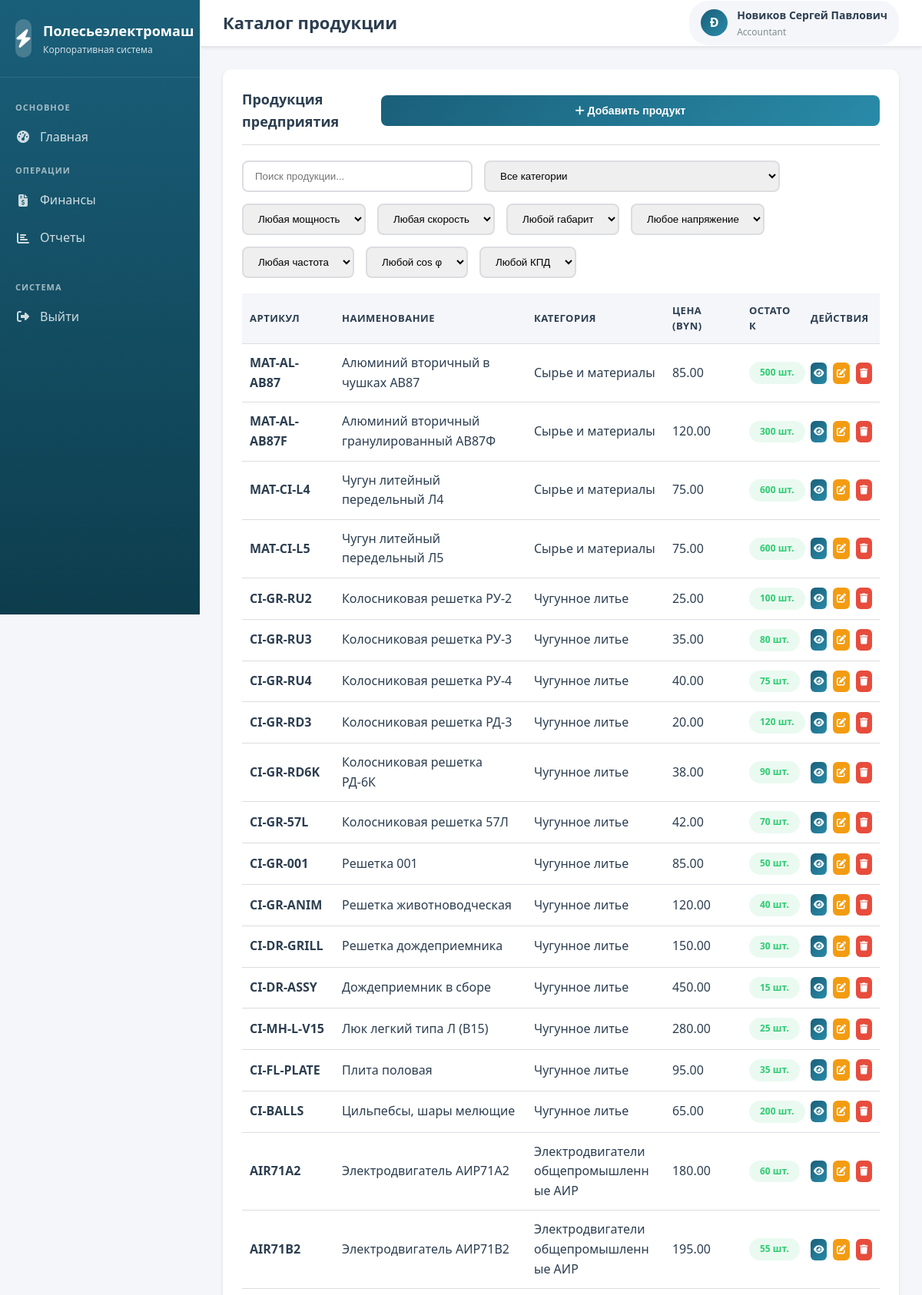
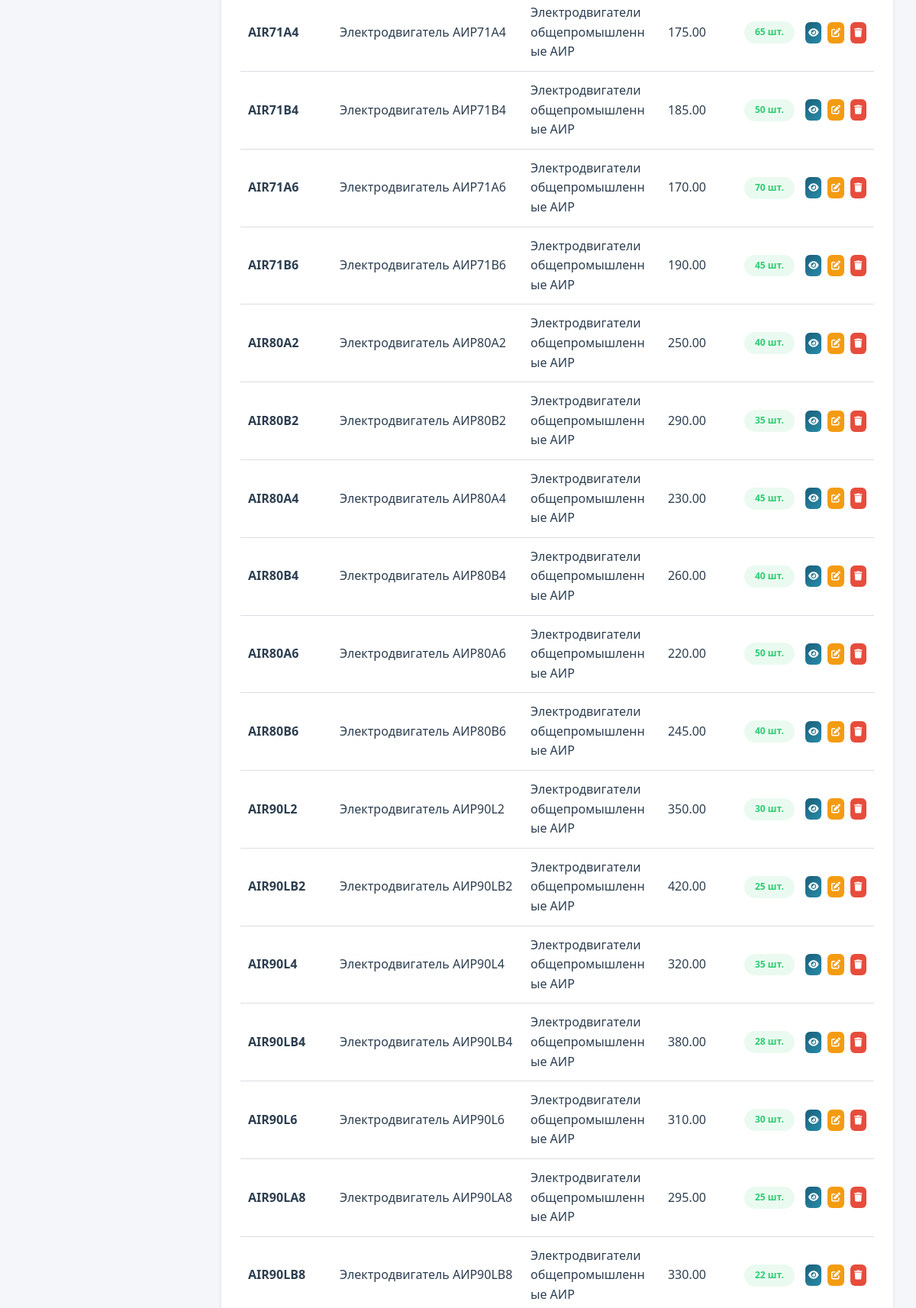
The page /modules/products/index.php (signed in, upper part) on the database its author committed (2 pictures, top to bottom).
### tables this page shows
CREATE TABLE products (
    id INT AUTO_INCREMENT PRIMARY KEY,
    product_code VARCHAR(50) NOT NULL UNIQUE,
    product_name VARCHAR(200) NOT NULL,
    category_id INT,
    description TEXT,
    specifications JSON,
    base_price DECIMAL(10,2) NOT NULL,
    currency VARCHAR(3) DEFAULT 'BYN',
    weight DECIMAL(10,3) DEFAULT 0 COMMENT 'Вес единицы продукции в кг',
    stock_quantity INT DEFAULT 0,
    min_stock_level INT DEFAULT 10,
    is_active TINYINT(1) DEFAULT 1,
    created_at TIMESTAMP DEFAULT CURRENT_TIMESTAMP,
    updated_at TIMESTAMP DEFAULT CURRENT_TIMESTAMP ON UPDATE CURRENT_TIMESTAMP,
    FOREIGN KEY (category_id) REFERENCES product_categories(id) ON DELETE SET NULL
);

CREATE TABLE product_categories (
    id INT AUTO_INCREMENT PRIMARY KEY,
    category_name VARCHAR(100) NOT NULL,
    parent_id INT NULL,
    description TEXT,
    created_at TIMESTAMP DEFAULT CURRENT_TIMESTAMP,
    FOREIGN KEY (parent_id) REFERENCES product_categories(id) ON DELETE SET NULL
);

### modules/products/index.php (the view, shortened to what this page needs)
<?php
$pdo = getDBConnection();
$userFullName = $_SESSION['full_name'];
$initials = strtoupper(substr($userFullName, 0, 1));
try {
    $stmt = $pdo->query("
        SELECT p.*, pc.category_name
        FROM products p
        LEFT JOIN product_categories pc ON p.category_id = pc.id
        ORDER BY p.created_at DESC
    ");
    $products = $stmt->fetchAll();
} catch (PDOException $e) {
    $error = 'Ошибка загрузки данных';
    $products = [];
    $categories = [];
}
?>
<!DOCTYPE html>
<html lang="ru">
<head>
    <link rel="stylesheet" href="../../assets/css/style.css">
    <link rel="stylesheet" href="https://cdnjs.cloudflare.com/ajax/libs/font-awesome/6.4.0/css/all.min.css">
</head>
<body>
    <div class="dashboard-container">
        <aside class="sidebar">
            <div class="sidebar-header">
                <div class="sidebar-logo">
                    <div class="logo-icon">
                        <i class="fas fa-bolt"></i>
                    </div>
                    <div class="logo-text">
                        <h2>Полесьеэлектромаш</h2>
                        <p>Корпоративная система</p>
                    </div>
                </div>
            </div>
            <?php
            include '../../includes/sidebar.php';
            ?>
        </aside>
        <div class="main-content">
            <header class="header">
                <div class="header-left">
                    <div class="header-title">
                        <h1>Каталог продукции</h1>
                    </div>
                </div>
                <div class="header-right">
                    <div class="user-info">
                        <div class="user-avatar">
                            <?php echo $initials; ?>
                        </div>
                        <div class="user-details">
                            <span class="user-name"><?php echo htmlspecialchars($userFullName); ?></span>
                            <span class="user-role"><?php echo ucfirst($userRole); ?></span>
                        </div>
                    </div>
                </div>
            </header>
            <div class="content-area">
                <div class="card">
                    <div class="card-header">
                        <h2 class="card-title">Продукция предприятия</h2>
                        <button class="btn btn-primary" onclick="openModal('addProductModal')">
                            <i class="fas fa-plus"></i> Добавить продукт
                        </button>
                    </div>
                    <div style="margin-bottom: 20px; display: flex; gap: 15px; flex-wrap: wrap;">
                        <input
                            type="text"
                            id="productSearch"
                            placeholder="Поиск продукции..."
                            onkeyup="filterProducts()"
                            style="padding: 10px 15px; border: 2px solid var(--border-color); border-radius: 8px; width: 300px;"
                        >
                        <select id="categoryFilter" onchange="filterProducts()" style="padding: 10px 15px; border: 2px solid var(--border-color); border-radius: 8px;">
                            <option value="">Все категории</option>
                        </select>
                        <select id="powerFilter" onchange="filterProducts()" style="padding: 10px 15px; border: 2px solid var(--border-color); border-radius: 8px;">
                            <option value="">Любая мощность</option>
                        </select>
                        <select id="speedFilter" onchange="filterProducts()" style="padding: 10px 15px; border: 2px solid var(--border-color); border-radius: 8px;">
                            <option value="">Любая скорость</option>
                        </select>
                        <select id="frameFilter" onchange="filterProducts()" style="padding: 10px 15px; border: 2px solid var(--border-color); border-radius: 8px;">
                            <option value="">Любой габарит</option>
                        </select>
                        <select id="voltageFilter" onchange="filterProducts()" style="padding: 10px 15px; border: 2px solid var(--border-color); border-radius: 8px;">
                            <option value="">Любое напряжение</option>
                        </select>
                        <select id="frequencyFilter" onchange="filterProducts()" style="padding: 10px 15px; border: 2px solid var(--border-color); border-radius: 8px;">
                            <option value="">Любая частота</option>
                        </select>
                        <select id="cosPhiFilter" onchange="filterProducts()" style="padding: 10px 15px; border: 2px solid var(--border-color); border-radius: 8px;">
                            <option value="">Любой cos φ</option>
                        </select>
                        <select id="efficiencyFilter" onchange="filterProducts()" style="padding: 10px 15px; border: 2px solid var(--border-color); border-radius: 8px;">
                            <option value="">Любой КПД</option>
                        </select>
                    </div>
                    <div class="table-responsive">
                        <table class="data-table" id="productsTable">
                            <thead>
                                <tr>
                                    <th>Артикул</th>
                                    <th>Наименование</th>
                                    <th>Категория</th>
                                    <th>Цена (BYN)</th>
                                    <th>Остаток</th>
                                    <th>Действия</th>
                                </tr>
                            </thead>
                            <tbody>
                                <?php if (empty($products)): ?>
                                    <tr>
                                        <td colspan="6" class="text-center">Продукция не найдена</td>
                                    </tr>
                                <?php else: ?>
                                    <?php foreach ($products as $product): ?>
                                        <?php
                                        $specs = json_decode($product['specifications'] ?? '{}', true);
                                        $productWithSpecs = $product;
                                        $productWithSpecs['specifications'] = $specs;
                                        ?>
                                        <tr data-category="<?php echo $product['category_id'] ?? ''; ?>"
                                            data-power="<?php echo isset($specs['power_kw']) ? $specs['power_kw'] : ''; ?>"
                                            data-speed="<?php echo isset($specs['rpm']) ? $specs['rpm'] : ''; ?>"
                                            data-frame="<?php echo isset($specs['frame_size_mm']) ? $specs['frame_size_mm'] : ''; ?>"
                                            data-voltage="<?php echo isset($specs['voltage_v']) ? $specs['voltage_v'] : ''; ?>"
                                            data-frequency="<?php echo isset($specs['frequency_hz']) ? $specs['frequency_hz'] : ''; ?>"
                                            data-cosphi="<?php echo isset($specs['cos_phi']) ? $specs['cos_phi'] : ''; ?>"
                                            data-efficiency="<?php echo isset($specs['efficiency_pct']) ? $specs['efficiency_pct'] : ''; ?>"
                                            data-product='<?php echo htmlspecialchars(json_encode($productWithSpecs, JSON_UNESCAPED_UNICODE), ENT_QUOTES); ?>'>
                                            <td><strong><?php echo htmlspecialchars($product['product_code']); ?></strong></td>
                                            <td><?php echo htmlspecialchars($product['product_name']); ?></td>
                                            <td><?php echo htmlspecialchars($product['category_name'] ?? 'Не указана'); ?></td>
                                            <td><?php echo number_format($product['base_price'], 2); ?></td>
                                            <td>
                                                <?php if ($product['stock_quantity'] <= $product['min_stock_level']): ?>
                                                    <span class="badge badge-danger"><?php echo $product['stock_quantity']; ?> шт.</span>
                                                <?php else: ?>
                                                    <span class="badge badge-success"><?php echo $product['stock_quantity']; ?> шт.</span>
                                                <?php endif; ?>
                                            </td>
                                            <td>
                                                <div class="action-buttons">
                                                    <button class="btn btn-sm btn-icon btn-primary" title="Просмотр характеристик" onclick="viewProduct(<?php echo $product['id']; ?>)">
                                                        <i class="fas fa-eye"></i>
                                                    </button>
                                                    <button class="btn btn-sm btn-icon btn-secondary" title="Редактировать" onclick="editProduct(<?php echo $product['id']; ?>)">
                                                        <i class="fas fa-edit"></i>
                                                    </button>
                                                    <button class="btn btn-sm btn-icon btn-danger" title="Удалить" onclick="deleteProduct(<?php echo $product['id']; ?>, '<?php echo htmlspecialchars($product['product_name']); ?>')">
                                                        <i class="fas fa-trash"></i>
                                                    </button>
                                                </div>
                                            </td>
                                        </tr>
                                    <?php endforeach; ?>
                                <?php endif; ?>
                            </tbody>
                        </table>
                    </div>
                </div>
            </div>
        </div>
    </div>
</body>
</html>

### rows shown on the page
products: product_code "MAT-AL-AB87", product_name "Алюминий вторичный в чушках АВ87", category.category_name "Сырье и материалы", base_price "85.00", stock_quantity "500"
products: product_code "MAT-AL-AB87F", product_name "Алюминий вторичный гранулированный АВ87Ф", category.category_name "Сырье и материалы", base_price "120.00", stock_quantity "300"
products: product_code "MAT-CI-L4", product_name "Чугун литейный передельный Л4", category.category_name "Сырье и материалы", base_price "75.00", stock_quantity "600"
products: product_code "MAT-CI-L5", product_name "Чугун литейный передельный Л5", category.category_name "Сырье и материалы", base_price "75.00", stock_quantity "600"
products: product_code "CI-GR-RU2", product_name "Колосниковая решетка РУ-2", category.category_name "Чугунное литье", base_price "25.00", stock_quantity "100"
products: product_code "CI-GR-RU3", product_name "Колосниковая решетка РУ-3", category.category_name "Чугунное литье", base_price "35.00", stock_quantity "80"
products: product_code "CI-GR-RU4", product_name "Колосниковая решетка РУ-4", category.category_name "Чугунное литье", base_price "40.00", stock_quantity "75"
products: product_code "CI-GR-RD3", product_name "Колосниковая решетка РД-3", category.category_name "Чугунное литье", base_price "20.00", stock_quantity "120"
products: product_code "CI-GR-RD6K", product_name "Колосниковая решетка РД-6К", category.category_name "Чугунное литье", base_price "38.00", stock_quantity "90"
products: product_code "CI-GR-57L", product_name "Колосниковая решетка 57Л", category.category_name "Чугунное литье", base_price "42.00", stock_quantity "70"
products: product_code "CI-GR-001", product_name "Решетка 001", category.category_name "Чугунное литье", base_price "85.00", stock_quantity "50"
products: product_code "CI-GR-ANIM", product_name "Решетка животноводческая", category.category_name "Чугунное литье", base_price "120.00", stock_quantity "40"
products: product_code "CI-DR-GRILL", product_name "Решетка дождеприемника", category.category_name "Чугунное литье", base_price "150.00", stock_quantity "30"
products: product_code "CI-DR-ASSY", product_name "Дождеприемник в сборе", category.category_name "Чугунное литье", base_price "450.00", stock_quantity "15"
products: product_code "CI-MH-L-V15", product_name "Люк легкий типа Л (В15)", category.category_name "Чугунное литье", base_price "280.00", stock_quantity "25"
products: product_code "CI-FL-PLATE", product_name "Плита половая", category.category_name "Чугунное литье", base_price "95.00", stock_quantity "35"
products: product_code "CI-BALLS", product_name "Цильпебсы, шары мелющие", category.category_name "Чугунное литье", base_price "65.00", stock_quantity "200"
products: product_code "AIR71A2", product_name "Электродвигатель АИР71А2", category.category_name "Электродвигатели общепромышленные АИР", base_price "180.00", stock_quantity "60"
products: product_code "AIR71B2", product_name "Электродвигатель АИР71В2", category.category_name "Электродвигатели общепромышленные АИР", base_price "195.00", stock_quantity "55"
products: product_code "AIR71A4", product_name "Электродвигатель АИР71А4", category.category_name "Электродвигатели общепромышленные АИР", base_price "175.00", stock_quantity "65"
products: product_code "AIR71B4", product_name "Электродвигатель АИР71В4", category.category_name "Электродвигатели общепромышленные АИР", base_price "185.00", stock_quantity "50"
products: product_code "AIR71A6", product_name "Электродвигатель АИР71А6", category.category_name "Электродвигатели общепромышленные АИР", base_price "170.00", stock_quantity "70"
products: product_code "AIR71B6", product_name "Электродвигатель АИР71В6", category.category_name "Электродвигатели общепромышленные АИР", base_price "190.00", stock_quantity "45"
products: product_code "AIR80A2", product_name "Электродвигатель АИР80А2", category.category_name "Электродвигатели общепромышленные АИР", base_price "250.00", stock_quantity "40"
products: product_code "AIR80B2", product_name "Электродвигатель АИР80В2", category.category_name "Электродвигатели общепромышленные АИР", base_price "290.00", stock_quantity "35"
products: product_code "AIR80A4", product_name "Электродвигатель АИР80А4", category.category_name "Электродвигатели общепромышленные АИР", base_price "230.00", stock_quantity "45"
products: product_code "AIR80B4", product_name "Электродвигатель АИР80В4", category.category_name "Электродвигатели общепромышленные АИР", base_price "260.00", stock_quantity "40"
products: product_code "AIR80A6", product_name "Электродвигатель АИР80А6", category.category_name "Электродвигатели общепромышленные АИР", base_price "220.00", stock_quantity "50"
products: product_code "AIR80B6", product_name "Электродвигатель АИР80В6", category.category_name "Электродвигатели общепромышленные АИР", base_price "245.00", stock_quantity "40"
products: product_code "AIR90L2", product_name "Электродвигатель АИР90L2", category.category_name "Электродвигатели общепромышленные АИР", base_price "350.00", stock_quantity "30"
products: product_code "AIR90LB2", product_name "Электродвигатель АИР90LВ2", category.category_name "Электродвигатели общепромышленные АИР", base_price "420.00", stock_quantity "25"
products: product_code "AIR90L4", product_name "Электродвигатель АИР90L4", category.category_name "Электродвигатели общепромышленные АИР", base_price "320.00", stock_quantity "35"
products: product_code "AIR90LB4", product_name "Электродвигатель АИР90LВ4", category.category_name "Электродвигатели общепромышленные АИР", base_price "380.00", stock_quantity "28"
products: product_code "AIR90L6", product_name "Электродвигатель АИР90L6", category.category_name "Электродвигатели общепромышленные АИР", base_price "310.00", stock_quantity "30"
products: product_code "AIR90LA8", product_name "Электродвигатель АИР90LА8", category.category_name "Электродвигатели общепромышленные АИР", base_price "295.00", stock_quantity "25"
products: product_code "AIR90LB8", product_name "Электродвигатель АИР90LВ8", category.category_name "Электродвигатели общепромышленные АИР", base_price "330.00", stock_quantity "22"

### other values the page prints
$item['text'] "Главная"
$item['text'] "Финансы"
$item['text'] "Отчеты"
$initials "Ð"
$userFullName "Новиков Сергей Павлович"
$userRole "Accountant"
